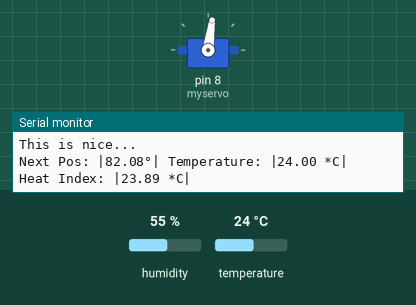
Simulated run of this sketch. Board: Arduino Uno, built with avr-gcc and run on an emulated ATmega328P. Shown: servo, the last lines printed to the serial monitor. The test bench sets the inputs (shaded band); at power-on: temperature 24 °C, humidity 55 %.

Above: at 3.0 s.
3.1 s: temperature set to 12 °C
At 5.3 s:
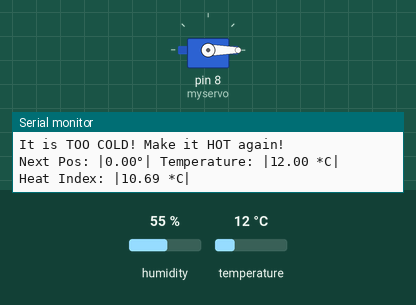
6.0 s: temperature set to 18.3 °C
12.3 s: temperature set to 19.6 °C
At 13.1 s:
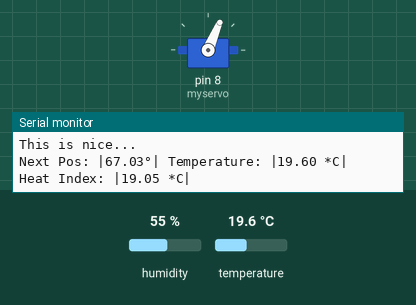
15.2 s: temperature set to 28 °C
At 17.7 s:
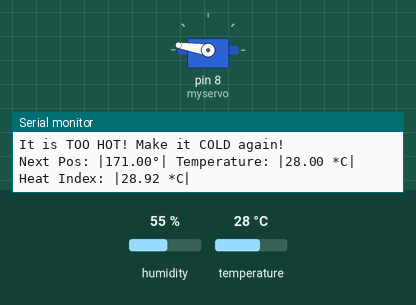
18.5 s: temperature set to 25.8 °C
24.8 s: temperature set to 24.3 °C
At 26.4 s:
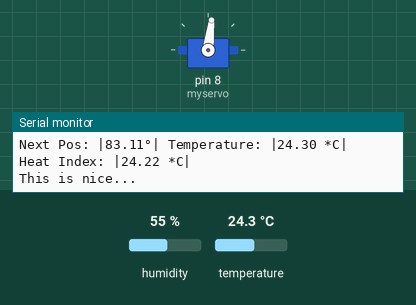
Timing chart, 0 to 27.9 s (numbered marks = the images above; inputs shaded):
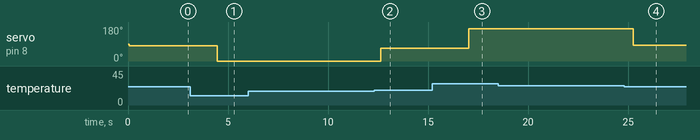

The sketch:

temp_control_servoPos.ino
```cpp
// Temp light Control: Control the intesity of an LED using a servo motor...
////    ...whos values are depedant on the temperature input from the DHT sensor

//----------DHT library & Initialisation----------//
#include "DHT.h"
#define DHTPIN 2 // what digital pin we're connected to
  // Uncomment whatever type you're using!
  //#define DHTTYPE DHT11 // DHT 11
#define DHTTYPE DHT22 // DHT 22 (AM2302), AM2321
DHT dht(DHTPIN, DHTTYPE);
//----------END: DHT library ----------//

//----------Servor Library and initialsation ----------//
#include <Servo.h>

Servo myservo;  // create servo object to control a servo
// twelve servo objects can be created on most boards

//----------END: Servor Library and initialsation ----------//

void setup() {
   Serial.begin(9600);

  //-----------DHT setup-----------//
  DHT_setup();
  //-----------Servo setup-----------//
  servo_setup();

  // put your setup code here, to run once:

}

void loop() {
  //-----------run DHT-----------//

    // put your main code here, to run repeatedly:
    float* data = DHT_read();
    DHT_write(data);
  //-----------EDN: run DHT-----------//
  float latestPos;
  latestPos = calculatePosFromTemp(data);
  //-----------run Servo-----------//
    //servo_pos_sweep();
    servoSetPosition(latestPos);
  //-----------EDN: run Servo-----------//

  delay(250);

}

void DHT_setup(){
   Serial.println("DHTxx test!");
   dht.begin();
}


float* DHT_read(){

    // Reading temperature or humidity takes about 250 milliseconds!
    float t = dht.readTemperature();
    float h = dht.readHumidity();
    static float data[2];

    // Read temperature as Fahrenheit (isFahrenheit = true)
    if (isnan(t)) {
    Serial.println("Failed to read temperature from DHT sensor!");
    return;
    }

    // Compute heat index in Celsius (isFahreheit = false)
    float hic = dht.computeHeatIndex(t, h, false);

     data[0] = t;
     data[1] = hic;
     return data;

}

void DHT_write(float * data){
    float temp = data[0];
    float hic = data[1];

    printData(" Temperature: |", temp, " *C| ");
    printData(" Heat Index: |", hic, " *C| ");
    Serial.print(" \n");

}

void servo_setup(){
   Serial.println("Servo Sweep Test!");
   myservo.attach(8);  // attaches the servo on pin 9 to the servo object
}

float calculatePosFromTemp(float* data){
    const int maxPos = 171; //value is in degrees
    const float maxTemp = 50; // value is in Celcius
    const float conversionVal = maxPos/maxTemp;
    float currentTemp = data[0];

    float nextPos;
    if(currentTemp > 25){
      nextPos = 171;
      Serial.println("It is TOO HOT! Make it COLD again!");
    }
    else if(currentTemp < 19){
      nextPos = 0;
      Serial.println("It is TOO COLD! Make it HOT again!");
    }
    else{
      nextPos = currentTemp * conversionVal;
      Serial.println("This is nice...");
    }
    printData("Next Pos: |", nextPos, "°|");

    return nextPos;
}

void servoSetPosition(float pPos){
    myservo.write(pPos); // tell servo to go to position in variable 'pos'
}

void servo_pos_sweep(){
    float pos = 0;    // variable to store the servo position
    int speedRateLimiter = 6;
    int motorPause = 100;
    for (pos = 0; pos <= 171; pos += 1) { // goes from 0 degrees to 180 degrees
      // in steps of 1 degree
      //printData("Pos: ", pos, "°");
      printf(" \n");
      myservo.write(pos); // tell servo to go to position in variable 'pos'
      delay(speedRateLimiter);                       // waits 15ms for the servo to reach the position
    }

    //delay(motorPause);
    for (pos = 172; pos >= 0; pos -= 1) { // goes from 180 degrees to 0 degrees
      //printData("Pos: ", pos, "°");
      printf(" \n");
      myservo.write(pos);              // tell servo to go to position in variable 'pos'
      delay(speedRateLimiter);                       // waits 15ms for the servo to reach the position
    }
}

//-----------Overloaded functions-----------//
void printData(String pName, int pData, String pScale){
      Serial.print(pName);
      Serial.print(pData);
      Serial.print(pScale);
}

void printData(String pName, float pData, String pScale){
      Serial.print(pName);
      Serial.print(pData);
      Serial.print(pScale);
}

void printData(String pName, long pData, String pScale){
      Serial.print(pName);
      Serial.print(pData);
      Serial.print(pScale);
}

void printData(String pName, byte pData, String pScale){
      Serial.print(pName);
      Serial.print(pData);
      Serial.print(pScale);
}

void printData(String pName, bool pData, String pScale){
      Serial.print(pName);
      Serial.print(pData);
      Serial.print(pScale);
}

void printData(String pName, char pData, String pScale){
      Serial.print(pName);
      Serial.print(pData);
      Serial.print(pScale);
}
  //-----------EDN: Overloaded functions-----------//
```

Measured:
- the behaviour switches between 18.9 and 19 °C on temperature (found by bisection; images 1 and 2)
- the behaviour switches between 25.1 and 25 °C on temperature (found by bisection; images 3 and 4)
- after the input at 3.1 s, servo on pin 8 (myservo): 82° → 0° after 1.4 s
- after the input at 12.3 s, servo on pin 8 (myservo): 0° → 67° after 0.33 s
- after the input at 15.2 s, servo on pin 8 (myservo): 67° → 171° after 1.8 s
- after the input at 24.8 s, servo on pin 8 (myservo): 171° → 83° after 0.47 s
